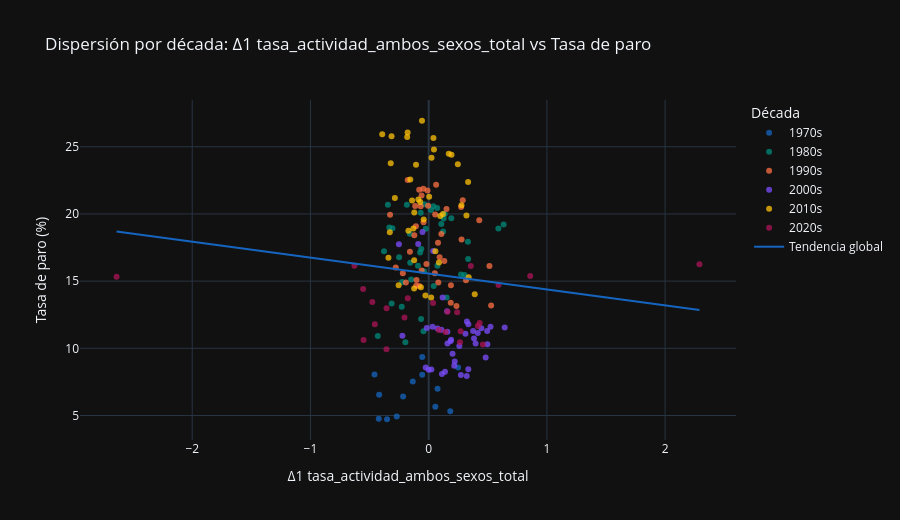

Source (notebook cell):
### Markdown cell above
### Análisis:

La correlación de Pearson global entre la primera diferencia de la tasa de actividad y la tasa de paro es de -0,0857, débilmente negativa y estadísticamente indistinguible de cero. Esta cifra global, sin embargo, oculta un comportamiento dependiente del régimen: la correlación rodante a 20 periodos alterna de signo y cruza el cero en numerosas ocasiones, recorriendo un rango amplio desde aproximadamente -0,6 hasta aproximadamente +0,4. Los tramos de correlación negativa fuerte y estable se concentran en 2008-2014, en torno a aproximadamente -0,6, y en el cambio de siglo, alrededor de aproximadamente -0,5, mientras que aparecen ventanas de correlación positiva en los primeros 90, a mediados de los 2000 y en los años más recientes, de aproximadamente +0,3 a +0,4.

La proximidad a cero de la correlación global no justifica descartar la variable: la existencia de ventanas prolongadas con signo estable indica poder predictivo condicionado al régimen, que se diluye al promediar sobre toda la muestra. Este resultado cuantifica la inestabilidad de signo que ya se apreciaba en la comparación de niveles, donde la relación entre participación y paro cambiaba según el tramo.

### Code cell
df_cross['decada'] = (df_cross.index.year // 10 * 10).astype(str) + 's'
paleta_decadas = ['#1565C0', '#00897B', '#FF7043', '#7C4DFF', '#FFC107', '#AD1457']

df_scatter = df_cross.reset_index().rename(columns={'index': 'fecha', df_cross.index.name or 'index': 'fecha'})
if 'fecha' not in df_scatter.columns:
    df_scatter.insert(0, 'fecha', df_cross.index.strftime('%Y-%m-%d'))
else:
    df_scatter['fecha'] = pd.to_datetime(df_scatter['fecha']).dt.strftime('%Y-%m-%d')

fig = px.scatter(
    df_scatter, x='tasa_actividad', y='parados',
    color='decada',
    hover_data=['fecha'],
    trendline='ols',
    trendline_scope='overall',
    color_discrete_sequence=paleta_decadas,
    title=f'Dispersión por década: {main_s9_label} vs Tasa de paro',
    labels={
        'tasa_actividad': main_s9_label,
        'parados': 'Tasa de paro (%)',
        'decada': 'Década', 'fecha': 'Fecha',
    },
)
fig.for_each_trace(lambda t: t.update(name='Tendencia global') if t.name == 'Overall Trendline' else None)
fig.update_traces(marker=dict(size=6, opacity=0.75))
fig.update_layout(height=520)
fig.show()

### Figure 1 — Plotly figure (JSON) as saved in the notebook; plotly's stock layout.template omitted (floating-point values rounded to 4 significant figures; data arrays with more than 128 entries replaced by an {"elided": "..."} marker saying what was removed)
{"data": [{"customdata": [["1976-10-01"], ["1977-01-01"], ["1977-04-01"], ["1977-07-01"], ["1977-10-01"], ["1978-01-01"], ["1978-04-01"], ["1978-07-01"], ["1978-10-01"], ["1979-01-01"], ["1979-04-01"], ["1979-07-01"], ["1979-10-01"]], "hovertemplate": "Década=1970s<br>Δ1 tasa_actividad_ambos_sexos_total=%{x}<br>Tasa de paro (%)=%{y}<br>Fecha=%{customdata[0]}<extra></extra>", "legendgroup": "1970s", "marker": {"color": "#1565C0", "opacity": 0.75, "size": 6, "symbol": "circle"}, "mode": "markers", "name": "1970s", "orientation": "v", "showlegend": true, "type": "scatter", "x": [-0.3524, -0.2702, -0.4222, 0.1825, 0.05628, -0.2163, -0.419, 0.07501, -0.1346, -0.05457, -0.4583, 0.2488, -0.05429], "xaxis": "x", "y": [4.721, 4.92, 4.763, 5.318, 5.656, 6.418, 6.551, 6.998, 7.529, 8.025, 8.052, 8.579, 9.361], "yaxis": "y"}, {"customdata": [["1980-01-01"], ["1980-04-01"], ["1980-07-01"], ["1980-10-01"], ["1981-01-01"], ["1981-04-01"], ["1981-07-01"], ["1981-10-01"], ["1982-01-01"], ["1982-04-01"], ["1982-07-01"], ["1982-10-01"], ["1983-01-01"], ["1983-04-01"], ["1983-07-01"], ["1983-10-01"], ["1984-01-01"], ["1984-04-01"], ["1984-07-01"], ["1984-10-01"], ["1985-01-01"], ["1985-04-01"], ["1985-07-01"], ["1985-10-01"], ["1986-01-01"], ["1986-04-01"], ["1986-07-01"], ["1986-10-01"], ["1987-01-01"], ["1987-04-01"], ["1987-07-01"], ["1987-10-01"], ["1988-01-01"], ["1988-04-01"], ["1988-07-01"], ["1988-10-01"], ["1989-01-01"], ["1989-04-01"], ["1989-07-01"], ["1989-10-01"]], "hovertemplate": "Década=1980s<br>Δ1 tasa_actividad_ambos_sexos_total=%{x}<br>Tasa de paro (%)=%{y}<br>Fecha=%{customdata[0]}<extra></extra>", "legendgroup": "1980s", "marker": {"color": "#00897B", "opacity": 0.75, "size": 6, "symbol": "circle"}, "mode": "markers", "name": "1980s", "orientation": "v", "showlegend": true, "type": "scatter", "x": [-0.1973, -0.4304, -0.04387, -0.064, -0.2277, -0.3134, 0.152, 0.04169, -0.1484, -0.2247, 0.2736, 0.07409, -0.2501, -0.1561, 0.3335, -0.06265, -0.3066, -0.3332, 0.1066, 0.01978, -0.1845, -0.3451, 0.07193, 0.03948, -0.03587, -0.06739, 0.1268, 0.1913, 0.1358, 0.6339, 0.5895, 0.1222, -0.02493, -0.1595, 0.3317, -0.378, -0.07239, -0.09029, 0.3035, -0.03938], "xaxis": "x", "y": [10.44, 10.91, 11.26, 12.18, 13.09, 13.34, 13.78, 14.63, 15.12, 14.93, 15.5, 16.15, 16.78, 16.37, 16.64, 17.39, 18.94, 18.99, 19.25, 20.3, 20.68, 20.68, 20.44, 20.58, 20.72, 20.09, 19.66, 19.68, 20.0, 19.22, 18.92, 18.7, 18.9, 18.52, 17.93, 17.22, 17.12, 16.15, 15.46, 15.74], "yaxis": "y"}, {"customdata": [["1990-01-01"], ["1990-04-01"], ["1990-07-01"], ["1990-10-01"], ["1991-01-01"], ["1991-04-01"], ["1991-07-01"], ["1991-10-01"], ["1992-01-01"], ["1992-04-01"], ["1992-07-01"], ["1992-10-01"], ["1993-01-01"], ["1993-04-01"], ["1993-07-01"], ["1993-10-01"], ["1994-01-01"], ["1994-04-01"], ["1994-07-01"], ["1994-10-01"], ["1995-01-01"], ["1995-04-01"], ["1995-07-01"], ["1995-10-01"], ["1996-01-01"], ["1996-04-01"], ["1996-07-01"], ["1996-10-01"], ["1997-01-01"], ["1997-04-01"], ["1997-07-01"], ["1997-10-01"], ["1998-01-01"], ["1998-04-01"], ["1998-07-01"], ["1998-10-01"], ["1999-01-01"], ["1999-04-01"], ["1999-07-01"], ["1999-10-01"]], "hovertemplate": "Década=1990s<br>Δ1 tasa_actividad_ambos_sexos_total=%{x}<br>Tasa de paro (%)=%{y}<br>Fecha=%{customdata[0]}<extra></extra>", "legendgroup": "1990s", "marker": {"color": "#FF7043", "opacity": 0.75, "size": 6, "symbol": "circle"}, "mode": "markers", "name": "1990s", "orientation": "v", "showlegend": true, "type": "scatter", "x": [0.05191, -0.1028, 0.1882, 0.08132, -0.1927, -0.1056, 0.3157, -0.2186, -0.2787, -0.01912, 0.09243, -0.1216, -0.3268, 0.1506, 0.288, -0.04544, -0.1773, 0.06287, -0.01009, -0.08018, -0.0599, -0.06754, 0.2747, -0.114, -0.004926, 0.05486, 0.428, -0.04338, -0.1079, 0.1074, 0.2782, 0.07878, -0.1586, 0.1322, 0.5141, -0.05983, -0.07995, 0.1866, 0.5283, 0.2348], "xaxis": "x", "y": [15.58, 15.08, 14.69, 14.9, 14.89, 14.65, 15.06, 15.59, 16.01, 16.28, 16.78, 18.41, 19.94, 20.38, 21.02, 21.88, 22.52, 22.17, 21.75, 21.8, 21.37, 20.58, 20.51, 20.6, 20.62, 19.96, 19.54, 19.38, 19.08, 18.51, 18.1, 17.86, 17.19, 16.5, 16.13, 15.78, 14.65, 13.39, 13.19, 13.16], "yaxis": "y"}, {"customdata": [["2000-01-01"], ["2000-04-01"], ["2000-07-01"], ["2000-10-01"], ["2001-01-01"], ["2001-04-01"], ["2001-07-01"], ["2001-10-01"], ["2002-01-01"], ["2002-04-01"], ["2002-07-01"], ["2002-10-01"], ["2003-01-01"], ["2003-04-01"], ["2003-07-01"], ["2003-10-01"], ["2004-01-01"], ["2004-04-01"], ["2004-07-01"], ["2004-10-01"], ["2005-01-01"], ["2005-04-01"], ["2005-07-01"], ["2005-10-01"], ["2006-01-01"], ["2006-04-01"], ["2006-07-01"], ["2006-10-01"], ["2007-01-01"], ["2007-04-01"], ["2007-07-01"], ["2007-10-01"], ["2008-01-01"], ["2008-04-01"], ["2008-07-01"], ["2008-10-01"], ["2009-01-01"], ["2009-04-01"], ["2009-07-01"], ["2009-10-01"]], "hovertemplate": "Década=2000s<br>Δ1 tasa_actividad_ambos_sexos_total=%{x}<br>Tasa de paro (%)=%{y}<br>Fecha=%{customdata[0]}<extra></extra>", "legendgroup": "2000s", "marker": {"color": "#7C4DFF", "opacity": 0.75, "size": 6, "symbol": "circle"}, "mode": "markers", "name": "2000s", "orientation": "v", "showlegend": true, "type": "scatter", "x": [0.1557, 0.3357, 0.5231, 0.07483, -0.2223, 0.1589, 0.4963, 0.1896, 0.6428, 0.4153, 0.4453, 0.03276, 0.3231, 0.3757, 0.4945, 0.1075, -0.01633, 0.3109, 0.3835, 0.1846, 0.2593, 0.482, -0.0003463, 0.2162, 0.2204, 0.3353, 0.1121, 0.1383, 0.02278, 0.3219, 0.2725, -0.02518, 0.202, 0.3969, 0.158, 0.118, 0.03817, -0.08859, -0.2517, -0.05207], "xaxis": "x", "y": [12.76, 11.79, 11.61, 11.48, 10.94, 10.35, 10.3, 10.63, 11.55, 11.15, 11.49, 11.61, 11.99, 11.28, 11.3, 11.37, 11.5, 11.09, 10.74, 10.53, 10.17, 9.319, 8.411, 8.705, 9.027, 8.443, 8.084, 8.264, 8.419, 7.932, 8.006, 8.57, 9.603, 10.36, 11.23, 13.79, 17.24, 17.77, 17.75, 18.66], "yaxis": "y"}, {"customdata": [["2010-01-01"], ["2010-04-01"], ["2010-07-01"], ["2010-10-01"], ["2011-01-01"], ["2011-04-01"], ["2011-07-01"], ["2011-10-01"], ["2012-01-01"], ["2012-04-01"], ["2012-07-01"], ["2012-10-01"], ["2013-01-01"], ["2013-04-01"], ["2013-07-01"], ["2013-10-01"], ["2014-01-01"], ["2014-04-01"], ["2014-07-01"], ["2014-10-01"], ["2015-01-01"], ["2015-04-01"], ["2015-07-01"], ["2015-10-01"], ["2016-01-01"], ["2016-04-01"], ["2016-07-01"], ["2016-10-01"], ["2017-01-01"], ["2017-04-01"], ["2017-07-01"], ["2017-10-01"], ["2018-01-01"], ["2018-04-01"], ["2018-07-01"], ["2018-10-01"], ["2019-01-01"], ["2019-04-01"], ["2019-07-01"], ["2019-10-01"]], "hovertemplate": "Década=2010s<br>Δ1 tasa_actividad_ambos_sexos_total=%{x}<br>Tasa de paro (%)=%{y}<br>Fecha=%{customdata[0]}<extra></extra>", "legendgroup": "2010s", "marker": {"color": "#FFC107", "opacity": 0.75, "size": 6, "symbol": "circle"}, "mode": "markers", "name": "2010s", "orientation": "v", "showlegend": true, "type": "scatter", "x": [0.09813, 0.3195, -0.04209, -0.1219, -0.08724, 0.2775, 0.003842, -0.1556, 0.02419, 0.1931, 0.04439, -0.3141, -0.05665, -0.1781, 0.04026, -0.1819, -0.393, 0.1701, -0.1072, 0.2466, -0.3211, 0.3334, -0.2862, -0.07136, -0.1405, 0.1208, -0.1295, -0.3288, -0.1715, 0.05669, 0.08673, -0.1228, -0.3403, 0.3383, -0.06546, -0.123, -0.2541, 0.3896, -0.0274, 0.02113], "xaxis": "x", "y": [19.84, 19.89, 19.59, 20.11, 21.08, 20.64, 21.28, 22.56, 24.19, 24.4, 24.79, 25.77, 26.94, 26.06, 25.65, 25.73, 25.93, 24.47, 23.67, 23.7, 23.78, 22.37, 21.18, 20.9, 21.0, 20.0, 18.91, 18.63, 18.75, 17.22, 16.38, 16.55, 16.74, 15.28, 14.55, 14.45, 14.7, 14.02, 13.92, 13.78], "yaxis": "y"}, {"customdata": [["2020-01-01"], ["2020-04-01"], ["2020-07-01"], ["2020-10-01"], ["2021-01-01"], ["2021-04-01"], ["2021-07-01"], ["2021-10-01"], ["2022-01-01"], ["2022-04-01"], ["2022-07-01"], ["2022-10-01"], ["2023-01-01"], ["2023-04-01"], ["2023-07-01"], ["2023-10-01"], ["2024-01-01"], ["2024-04-01"], ["2024-07-01"], ["2024-10-01"], ["2025-01-01"], ["2025-04-01"], ["2025-07-01"], ["2025-10-01"]], "hovertemplate": "Década=2020s<br>Δ1 tasa_actividad_ambos_sexos_total=%{x}<br>Tasa de paro (%)=%{y}<br>Fecha=%{customdata[0]}<extra></extra>", "legendgroup": "2020s", "marker": {"color": "#AD1457", "opacity": 0.75, "size": 6, "symbol": "circle"}, "mode": "markers", "name": "2020s", "orientation": "v", "showlegend": true, "type": "scatter", "x": [-0.5543, -2.64, 2.29, 0.3566, -0.6283, 0.8587, 0.5904, -0.4767, -0.1767, 0.2409, 0.1594, -0.3563, 0.03732, 0.4156, 0.431, -0.4554, -0.2047, 0.2702, 0.1417, -0.5507, 0.08626, 0.4583, 0.2652, -0.3571], "xaxis": "x", "y": [14.41, 15.33, 16.26, 16.13, 16.14, 15.39, 14.71, 13.44, 13.73, 12.69, 12.73, 12.99, 13.38, 11.67, 11.89, 11.8, 12.29, 11.27, 11.21, 10.61, 11.36, 10.29, 10.45, 9.932], "yaxis": "y"}, {"hovertemplate": "<b>OLS trendline</b><br>parados = -1.18301 * tasa_actividad + 15.5694<br>R<sup>2</sup>=0.007347<br><br>Δ1 tasa_actividad_ambos_sexos_total=%{x}<br>Tasa de paro (%)=%{y} <b>(trend)</b><extra></extra>", "legendgroup": "Overall Trendline", "line": {"color": "#1565C0"}, "marker": {"opacity": 0.75, "size": 6}, "mode": "lines", "name": "Tendencia global", "showlegend": true, "type": "scatter", "x": {"elided": "197 float values"}, "xaxis": "x", "y": {"elided": "197 float values"}, "yaxis": "y"}], "layout": {"height": 520, "legend": {"title": {"text": "Década"}, "tracegroupgap": 0}, "title": {"text": "Dispersión por década: Δ1 tasa_actividad_ambos_sexos_total vs Tasa de paro"}, "xaxis": {"anchor": "y", "domain": [0.0, 1.0], "title": {"text": "Δ1 tasa_actividad_ambos_sexos_total"}}, "yaxis": {"anchor": "x", "domain": [0.0, 1.0], "title": {"text": "Tasa de paro (%)"}}}}
